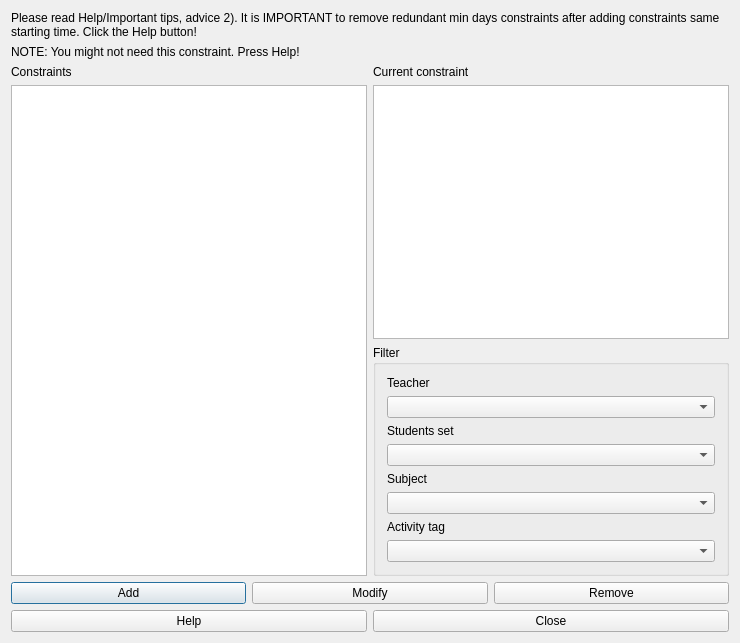
<?xml version="1.0" encoding="UTF-8"?>
<ui version="4.0">
 <class>ConstraintActivitiesSameStartingTimeForm_template</class>
 <widget class="QDialog" name="ConstraintActivitiesSameStartingTimeForm_template">
  <property name="geometry">
   <rect>
    <x>0</x>
    <y>0</y>
    <width>740</width>
    <height>643</height>
   </rect>
  </property>
  <property name="windowTitle">
   <string extracomment="This is the title of the dialog to see the list of all constraints of this type">Constraints activities same starting time</string>
  </property>
  <layout class="QGridLayout" name="gridLayout_2">
   <item row="0" column="0" colspan="2">
    <widget class="QLabel" name="constraintsTextLabel_2">
     <property name="sizePolicy">
      <sizepolicy hsizetype="Minimum" vsizetype="Minimum">
       <horstretch>0</horstretch>
       <verstretch>0</verstretch>
      </sizepolicy>
     </property>
     <property name="frameShape">
      <enum>QFrame::NoFrame</enum>
     </property>
     <property name="frameShadow">
      <enum>QFrame::Plain</enum>
     </property>
     <property name="text">
      <string>Please read Help/Important tips, advice 2). It is IMPORTANT to remove redundant min days constraints after adding constraints same starting time. Click the Help button!</string>
     </property>
     <property name="wordWrap">
      <bool>true</bool>
     </property>
    </widget>
   </item>
   <item row="1" column="0" colspan="2">
    <widget class="QLabel" name="constraintsTextLabel_3">
     <property name="sizePolicy">
      <sizepolicy hsizetype="Minimum" vsizetype="Minimum">
       <horstretch>0</horstretch>
       <verstretch>0</verstretch>
      </sizepolicy>
     </property>
     <property name="frameShape">
      <enum>QFrame::NoFrame</enum>
     </property>
     <property name="frameShadow">
      <enum>QFrame::Plain</enum>
     </property>
     <property name="text">
      <string>NOTE: You might not need this constraint. Press Help!</string>
     </property>
     <property name="wordWrap">
      <bool>true</bool>
     </property>
    </widget>
   </item>
   <item row="2" column="0">
    <layout class="QVBoxLayout" name="verticalLayout_2">
     <item>
      <widget class="QLabel" name="constraintsTextLabel">
       <property name="frameShape">
        <enum>QFrame::NoFrame</enum>
       </property>
       <property name="frameShadow">
        <enum>QFrame::Plain</enum>
       </property>
       <property name="text">
        <string>Constraints</string>
       </property>
       <property name="wordWrap">
        <bool>false</bool>
       </property>
      </widget>
     </item>
     <item>
      <widget class="QListWidget" name="constraintsListWidget"/>
     </item>
    </layout>
   </item>
   <item row="2" column="1">
    <layout class="QVBoxLayout" name="verticalLayout">
     <item>
      <widget class="QLabel" name="currentConstraintTextLabel">
       <property name="text">
        <string>Current constraint</string>
       </property>
       <property name="wordWrap">
        <bool>false</bool>
       </property>
      </widget>
     </item>
     <item>
      <widget class="QPlainTextEdit" name="currentConstraintTextEdit"/>
     </item>
     <item>
      <widget class="QGroupBox" name="filterGroupBox_2">
       <property name="title">
        <string>Filter</string>
       </property>
       <layout class="QGridLayout" name="gridLayout">
        <item row="0" column="0">
         <widget class="QLabel" name="teachersTextLabel">
          <property name="text">
           <string>Teacher</string>
          </property>
          <property name="wordWrap">
           <bool>false</bool>
          </property>
         </widget>
        </item>
        <item row="1" column="0">
         <widget class="QComboBox" name="teachersComboBox"/>
        </item>
        <item row="2" column="0">
         <widget class="QLabel" name="studentsTextLabel">
          <property name="text">
           <string>Students set</string>
          </property>
          <property name="wordWrap">
           <bool>false</bool>
          </property>
         </widget>
        </item>
        <item row="3" column="0">
         <widget class="QComboBox" name="studentsComboBox"/>
        </item>
        <item row="4" column="0">
         <widget class="QLabel" name="subjectsTextLabel">
          <property name="text">
           <string>Subject</string>
          </property>
          <property name="wordWrap">
           <bool>false</bool>
          </property>
         </widget>
        </item>
        <item row="5" column="0">
         <widget class="QComboBox" name="subjectsComboBox"/>
        </item>
        <item row="6" column="0">
         <widget class="QLabel" name="activityTagsTextLabel">
          <property name="text">
           <string>Activity tag</string>
          </property>
          <property name="wordWrap">
           <bool>false</bool>
          </property>
         </widget>
        </item>
        <item row="7" column="0">
         <widget class="QComboBox" name="activityTagsComboBox"/>
        </item>
       </layout>
      </widget>
     </item>
    </layout>
   </item>
   <item row="3" column="0" colspan="2">
    <layout class="QHBoxLayout" name="horizontalLayout">
     <item>
      <widget class="QPushButton" name="addConstraintPushButton">
       <property name="text">
        <string>Add</string>
       </property>
      </widget>
     </item>
     <item>
      <widget class="QPushButton" name="modifyConstraintPushButton">
       <property name="text">
        <string>Modify</string>
       </property>
      </widget>
     </item>
     <item>
      <widget class="QPushButton" name="removeConstraintPushButton">
       <property name="text">
        <string>Remove</string>
       </property>
      </widget>
     </item>
    </layout>
   </item>
   <item row="4" column="0" colspan="2">
    <layout class="QHBoxLayout" name="horizontalLayout_2">
     <item>
      <widget class="QPushButton" name="helpPushButton">
       <property name="text">
        <string>Help</string>
       </property>
      </widget>
     </item>
     <item>
      <widget class="QPushButton" name="closePushButton">
       <property name="text">
        <string>Close</string>
       </property>
      </widget>
     </item>
    </layout>
   </item>
  </layout>
 </widget>
 <layoutdefault spacing="6" margin="11"/>
 <resources/>
 <connections/>
</ui>
